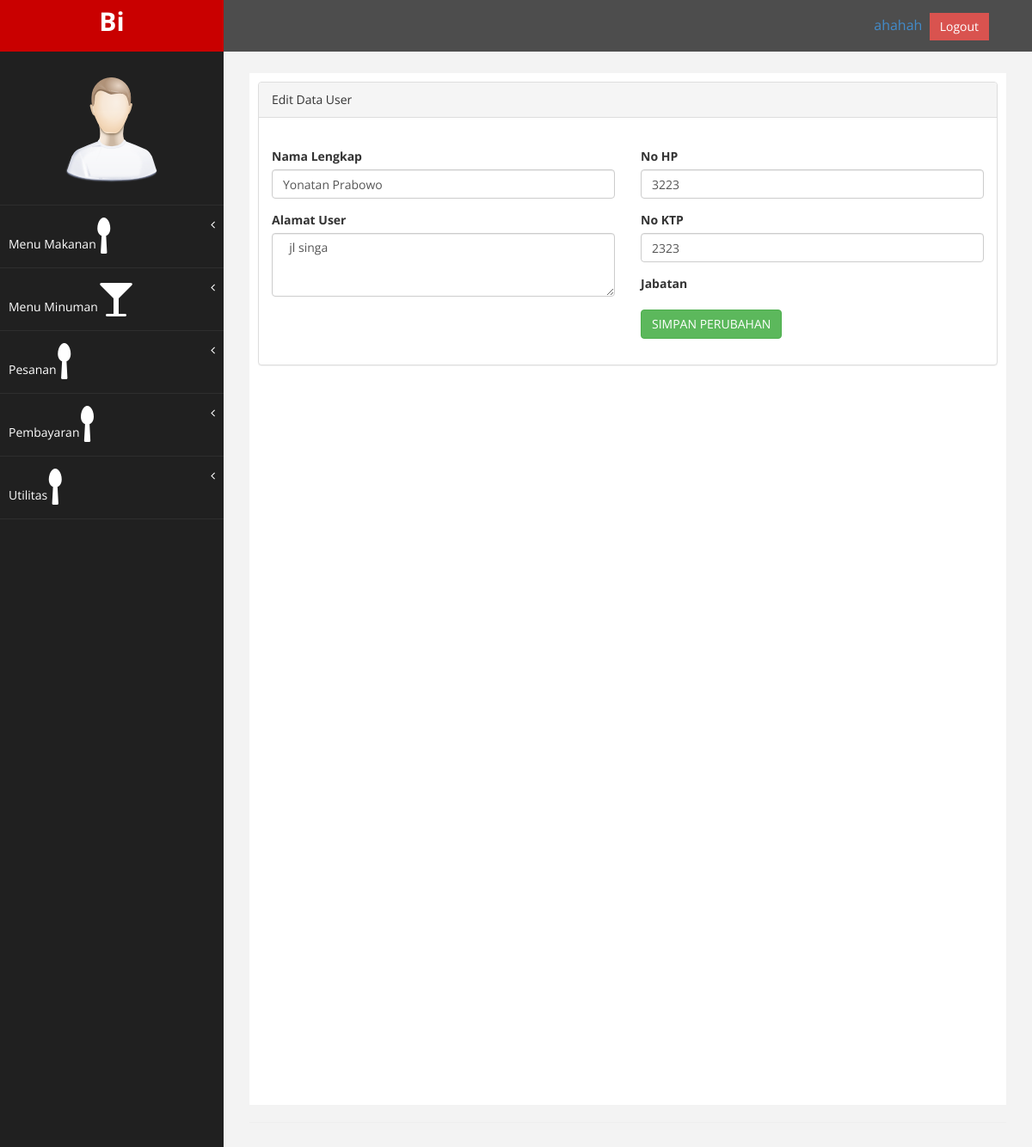
The page /index.php/UserController/editUser/3 on the database its author committed.
### tables this page shows
CREATE TABLE IF NOT EXISTS `user` (
  `id_user` int(11) NOT NULL AUTO_INCREMENT,
  `id_credential` int(11) NOT NULL,
  `nama_user` varchar(50) NOT NULL,
  `alamat_user` varchar(150) NOT NULL,
  `no_ktp` varchar(30) NOT NULL,
  `no_telp` varchar(20) NOT NULL,
  `foto` varchar(150) NOT NULL,
  `ttl` varchar(40) NOT NULL,
  PRIMARY KEY (`id_user`)
);

### application/controllers/UserController.php (called while the page is built, shortened)
<?php
class UserController extends CI_Controller {
	public function __construct()
	{
		$this->load->helper(array('form','url', 'text_helper','date','file'));
		$this->load->library(array('Pagination','image_lib','session'));
		$this->load->model('M_user');
	}
	public function editUser($idCreden)
	{
		 $data = array();
		 $user =  $this->M_user->findById($idCreden);
		 $data['user'] = $user;
		 $this->load->view('superadmin/v_header.php',$data);
		 $this->load->view('superadmin/v_sidebar.php',$data);
		 $this->load->view('superadmin/v_edit_user.php',$data);
		 $this->load->view('superadmin/v_footer.php',$data);
	}
}

### index.php (called while the page is built, shortened)
<?php
require_once BASEPATH.'core/CodeIgniter.php';

### application/models/m_user.php (called while the page is built, shortened)
<?php  if ( ! defined('BASEPATH')) exit('No direct script access allowed');
	class M_user extends CI_Model
	{
		public function findById($id)
		{
			$this->db = $this->load->database('default', true);
			$this->db->select('*');
			$this->db->from('user');
			$this->db->where("id_user", $id);
			$query = $this->db->get();
			return $query->row();
		}
	}
?>

### application/views/superadmin/v_edit_user.php (the view, shortened to what this page needs)
<div id="page-wrapper" >
    <div id="page-inner">
        <div class="row">
            <div class="col-md-12">
             <div class="panel panel-default">
                <div class="panel-heading">
                    Edit Data User
                </div>
                <div class="panel-body">
                    <div class="row">
                        <div class="col-md-6">
                        <br>
                            <form action="<?php echo site_url('UserController/saveUpdate'); ?>" method="post">
                                <div class="form-group">
                                    <label>Nama Lengkap</label>
                                    <input class="form-control" name = "namalengkap" value="<?php if($user!="") echo $user->nama_user; ?>" placeholder="Nama Lengkap" required/>
                                </div>
                                <div class="form-group">
                                    <label>Alamat User</label>
                                    <textarea  name='alamat' class="form-control" rows="3" required>  <?php if($user!="") echo $user->alamat_user; ?></textarea>
                                </div>
                        </div>
                        <div class="col-md-6">
                        <br>
                            <div class="form-group">
                                    <label>No HP</label>
                                    <input class="form-control" name = "notelepon" placeholder="No Telepon" value="<?php if($user!="") echo $user->no_telp; ?>" required />
                                </div>
                              <div class="form-group">
                                    <label>No KTP</label>
                                    <input class="form-control" name = "noktp" placeholder="No KTP" value="<?php if($user!="") echo $user->no_ktp; ?>"  required />
                                </div>
                                 <div class="form-group">
                                    <label>Jabatan</label>
                                </div>
                            <div class="form-group">
                                 <button type="submit" class="btn btn-success">SIMPAN PERUBAHAN</button>
                            </div>
                        </div>
                        </div>
                    </div>
                </div>
            </div>
            </div>
        </div>
         <hr />
    </div>
</div>

### assets/css/custom.css (style rules this page uses)
body { font-family: 'Open Sans', sans-serif; }
#page-wrapper { padding: 15px 15px; min-height: 600px; background:#F3F3F3; }
#page-inner { width:100%; margin:10px 20px 10px 0px; background-color:#fff!important; padding:10px; min-height:1200px; }
@media (min-width:768px) { #page-wrapper { margin: 0 0 0 260px; padding: 15px 30px; min-height: 1200px; } }

### rows shown on the page
user: namalengkap "Yonatan Prabowo", alamat "jl singa", notelepon "3223", noktp "2323"
